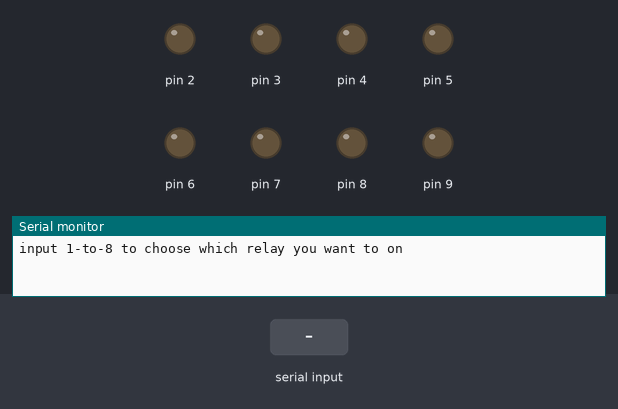
Recording of a sketch running on a simulated Arduino Uno, built with avr-gcc and run on an emulated ATmega328P. On the bench: output pins drawn as LEDs (lit = HIGH), the last lines printed to the serial monitor. The test bench sets the inputs (shaded band).

Above: at 1.2 s.
1.3 s: "1\n" received over Serial
At 2.1 s:
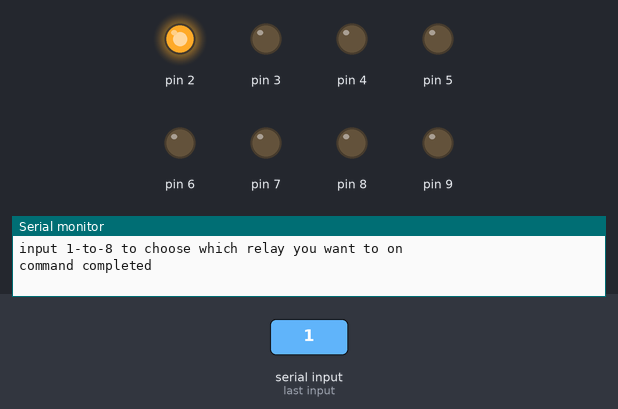
2.8 s: "2\n" received over Serial
At 3.2 s:
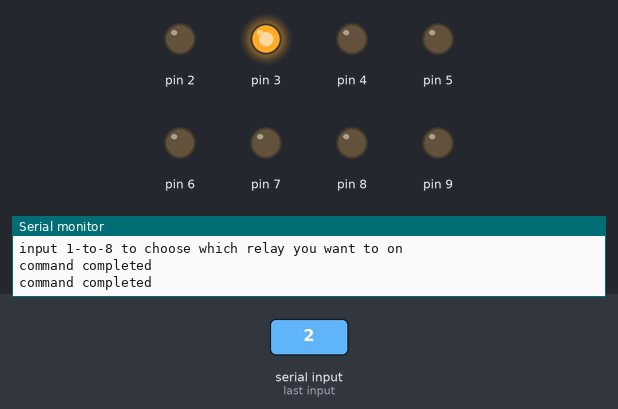
4.3 s: "3\n" received over Serial
At 5.5 s:
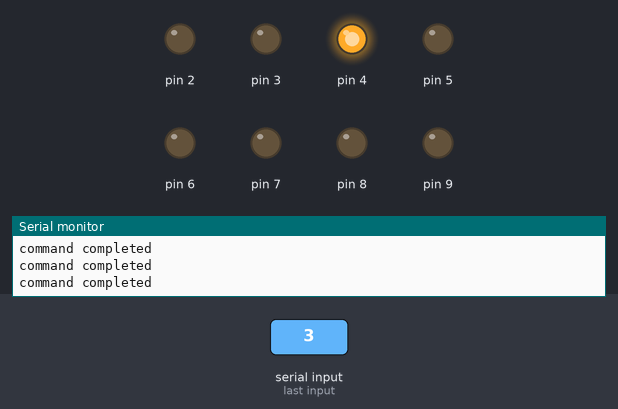
5.8 s: "4\n" received over Serial
At 6.7 s:
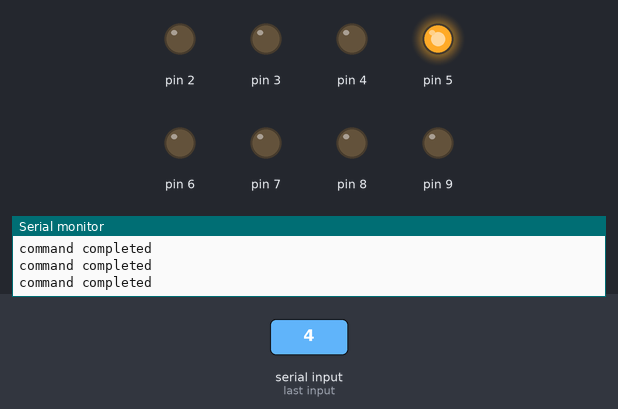
7.3 s: "5\n" received over Serial
At 7.8 s:
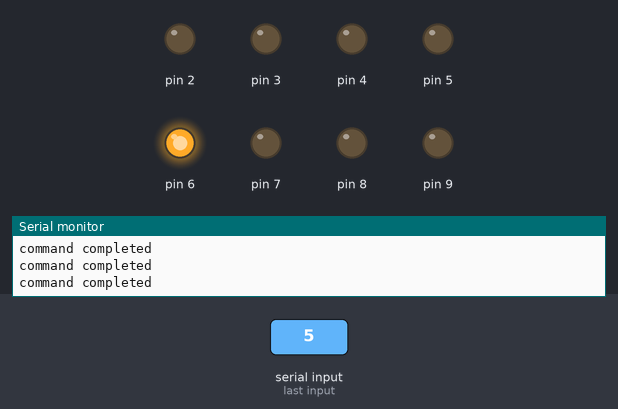
Timing chart, 0 to 9.8 s (numbered marks = the images above; inputs shaded):
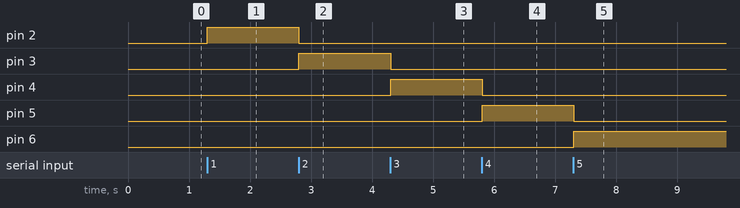

The sketch:

sketch_may04a.ino
```cpp
void setup() {
  // put your setup code here, to run once:
pinMode(2, OUTPUT);
pinMode(3, OUTPUT);
pinMode(4, OUTPUT);
pinMode(5, OUTPUT);
pinMode(6, OUTPUT);
pinMode(7, OUTPUT);
pinMode(8, OUTPUT);
pinMode(9, OUTPUT);
Serial.begin(9600);
while (!Serial);
Serial.println("input 1-to-8 to choose which relay you want to on");
}

void loop() {
  // put your main code here, to run repeatedly:
if (Serial.available())
{
  int state = Serial.parseInt();
  if (state == 1)
  {
    digitalWrite(2, HIGH);
    Serial.println("command completed");
    digitalWrite(3, LOW);
    digitalWrite(4, LOW);
    digitalWrite(5, LOW);
    digitalWrite(6, LOW);
    digitalWrite(7, LOW);
    digitalWrite(8, LOW);
    digitalWrite(9, LOW);
  }
  if (state == 2)
  {
    digitalWrite(3, HIGH);
    Serial.println("command completed");
    digitalWrite(2, LOW);
    digitalWrite(4, LOW);
    digitalWrite(5, LOW);
    digitalWrite(6, LOW);
    digitalWrite(7, LOW);
    digitalWrite(8, LOW);
    digitalWrite(9, LOW);

  }if (state == 3)
  {
    digitalWrite(4, HIGH);
    Serial.println("command completed");
    digitalWrite(2, LOW);
    digitalWrite(3, LOW);
    digitalWrite(5, LOW);
    digitalWrite(6, LOW);
    digitalWrite(7, LOW);
    digitalWrite(8, LOW);
    digitalWrite(9, LOW);

  }if (state == 4)
  {
    digitalWrite(5, HIGH);
    Serial.println("command completed");
    digitalWrite(2, LOW);
    digitalWrite(3, LOW);
    digitalWrite(4, LOW);
    digitalWrite(6, LOW);
    digitalWrite(7, LOW);
    digitalWrite(8, LOW);
    digitalWrite(9, LOW);

  }if (state == 5)
  {
    digitalWrite(6, HIGH);
    Serial.println("command completed");
    digitalWrite(2, LOW);
    digitalWrite(3, LOW);
    digitalWrite(4, LOW);
    digitalWrite(5, LOW);
    digitalWrite(7, LOW);
    digitalWrite(8, LOW);
    digitalWrite(9, LOW);

  }if (state == 6)
  {
    digitalWrite(7, HIGH);
    Serial.println("command completed");
    digitalWrite(2, LOW);
    digitalWrite(3, LOW);
    digitalWrite(4, LOW);
    digitalWrite(5, LOW);
    digitalWrite(6, LOW);
    digitalWrite(8, LOW);
    digitalWrite(9, LOW);

  }if (state == 7)
  {
    digitalWrite(8, HIGH);
    Serial.println("command completed");
    digitalWrite(2, LOW);
    digitalWrite(3, LOW);
    digitalWrite(4, LOW);
    digitalWrite(5, LOW);
    digitalWrite(6, LOW);
    digitalWrite(7, LOW);
    digitalWrite(9, LOW);

  }if (state == 8)
  {
    digitalWrite(9, HIGH);
    Serial.println("command completed");
    digitalWrite(2, LOW);
    digitalWrite(3, LOW);
    digitalWrite(4, LOW);
    digitalWrite(5, LOW);
    digitalWrite(6, LOW);
    digitalWrite(7, LOW);
    digitalWrite(8, LOW);

  }
}
}
```

Measured:
- after the input at 1.3 s, pin 2: LOW → HIGH at once
- after the input at 2.8 s, pin 2: HIGH → LOW at once; pin 3: LOW → HIGH at once
- after the input at 4.3 s, pin 3: HIGH → LOW at once; pin 4: LOW → HIGH at once
- after the input at 5.8 s, pin 4: HIGH → LOW at once; pin 5: LOW → HIGH at once
- after the input at 7.3 s, pin 5: HIGH → LOW at once; pin 6: LOW → HIGH at once
